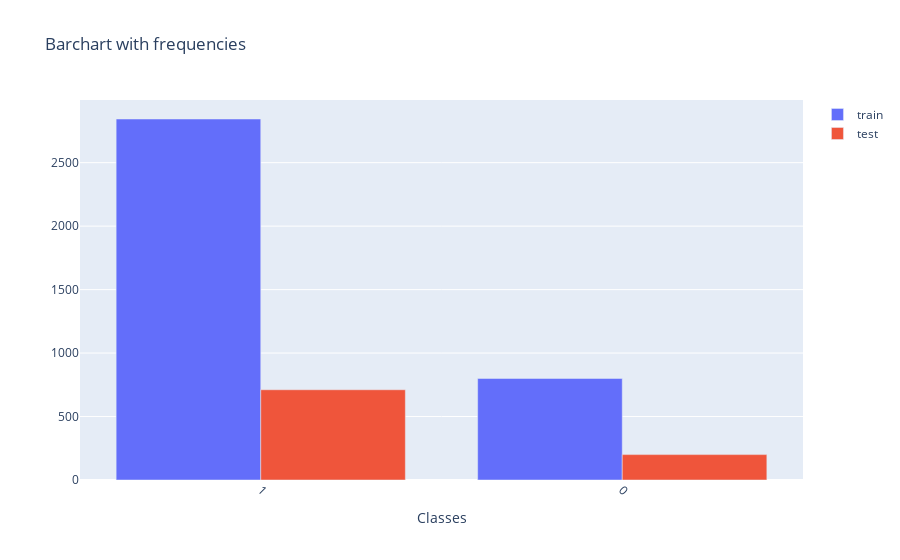

Notebook source saved alongside this figure:
### Code cell
# plot train and test frequencies
traindict = {
    'features': X_train,
    'class': y_train.tolist()
}
trainpd = pd.DataFrame(traindict)
testdict = {
    'features': X_test,
    'class': y_test.tolist()
}
testpd = pd.DataFrame(testdict)

freqstrain = trainpd['class'].value_counts().tolist()
freqstest = testpd['class'].value_counts().tolist()
# data_classes = trainpd['class'].value_counts().index.tolist()

plot_traintest(['1','0'], freqstrain, freqstest)
del freqstrain
del freqstest

### Figure 1 — Plotly figure (JSON) as saved in the notebook; plotly's stock layout.template omitted (floating-point values rounded to 4 significant figures)
{"data": [{"name": "train", "type": "bar", "x": ["1", "0"], "y": [2844, 800]}, {"name": "test", "type": "bar", "x": ["1", "0"], "y": [711, 200]}], "layout": {"title": {"text": "Barchart with frequencies"}, "xaxis": {"tickangle": 45, "title": {"text": "Classes"}, "type": "category"}}}
